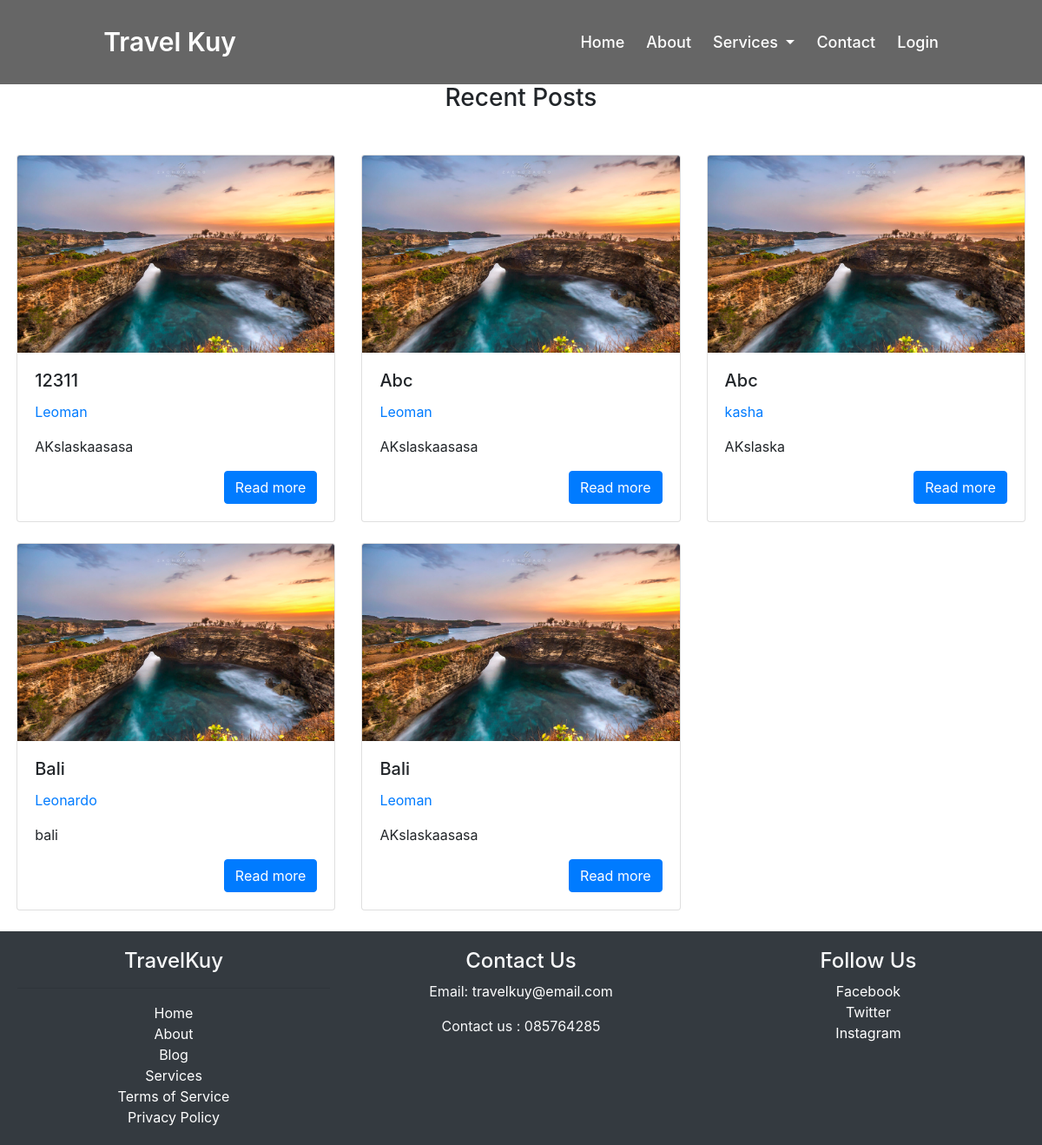
The app's page /public/blog with its own data.
### tables this page shows
CREATE TABLE `blog` (
  `id_blog` int NOT NULL,
  `judul` varchar(225) NOT NULL,
  `author` varchar(225) NOT NULL,
  `konten` varchar(225) NOT NULL
);

### app/core/controller.php (called while the page is built, shortened)
<?php
class Controller {
    public function view($view, $data = []){
        require_once '../app/views/' . $view . '.php';
    }
    public function model ($model){
        return new $model;
    }
}
?>

### app/controllers/blog.php (called while the page is built, shortened)
<?php
class blog extends Controller{
    public function index()
    {
        $data['judul'] = 'Blog - TravelKuy';
        $data['blog'] = $this->model('Blog_model')->getAlltraveldata();
        $this -> view ('Templates/header' ,$data);
        $this->view('Templates/navbar', $data);
        $this -> view ('blog/index', $data);
        $this -> view ('Templates/footer');
    }
}
?>

### app/core/app.php (called while the page is built, shortened)
<?php
class App {
    protected $method = 'index';
    protected $params = [];
    public function __construct()
    {
        $this->controller = new $this->controller;
        call_user_func_array([$this->controller, $this->method], $this->params);
    }
}
?>

### public/index.php (called while the page is built, shortened)
<?php
$app = new App;
?>

### app/core/database.php (called while the page is built, shortened)
<?php
class Database {
    private $host = DB_HOST;
    private $user = DB_USER;
    private $pass = DB_PASS;
    private $db_name = DB_NAME;
    private $dbh;
    private $stmt;
    public function __construct()
    {
        $dsn = 'mysql:host='. $this->host .';dbname='. $this->db_name;
        $option = [
            PDO::ATTR_PERSISTENT => true,
            PDO::ATTR_ERRMODE => PDO::ERRMODE_EXCEPTION
        ];
        try {
            $this->dbh = new PDO($dsn, $this->user, $this->pass, $option);
        } catch(PDOException $error) {
            die ($error->getMessage());
        }
    }
    public function query($query){
        $this->stmt = $this->dbh->prepare($query);
    }
    public function execute(){
        $this->stmt->execute();
    }
    public function resultset(){
        $this->execute();
        return $this->stmt->fetchAll(PDO::FETCH_ASSOC);
    }
}
?>

### app/models/Blog_model.php (called while the page is built, shortened)
<?php
class Blog_model{
   private $table = "blog";
   private $db;
   public function __construct()
   {
    $this->db = new database;
   }
    public function getAlltraveldata()
    {
        $this->db->query('SELECT * FROM ' . $this ->table);
        return $this->db->resultSet();
    }
}
?>

### app/views/blog/index.php (the view, shortened to what this page needs)
<div class="all">
  <br><br><br><br>
  <div class="container">
    <h3 class="text-center ">Recent Posts</h3>
    <div id="konten_blog" class="row mt-5">
      <?php foreach ($data['blog'] as $row) : ?>
        <div class="col-md-4 col-sm-6 col-12 mb-4 text_right">
          <div class="card">
            <img src="<?= BASEURL ?>/img/hero.jpg" class="card-img-top" alt="Image">
            <div class="card-body">
              <h5 class="card-title"><?= $row['judul']; ?></h5>
              <p class="card-author text-primary"><?= $row['author']; ?></p>
              <p class="card-text"><?= $row['konten']; ?></p>
              <a href="<?= BASEURL; ?>/blog/readmore/<?= $row['id_blog'] ?>" class="btn btn-primary float-right">Read more</a>
            </div>
          </div>
        </div>
      <?php endforeach; ?>
    </div>
  </div>
</div>

### app/views/templates/header.php (shortened to what this page needs)
<!DOCTYPE html>
<html lang="en">
<head>
  <link rel="stylesheet" href="https://cdn.jsdelivr.net/npm/bootstrap-icons@1.11.1/font/bootstrap-icons.css">
  <link rel="stylesheet" href="<?= BASEURL; ?>/css/bootstrap.css">
  <link rel="stylesheet" href="<?= BASEURL; ?>/css/navbar.css">
  <link rel="stylesheet" href="<?= BASEURL; ?>/css/styles.css">
  <body>
  </head>

### app/views/templates/navbar.php (shortened to what this page needs)
<nav class="navbar">
  <div class="content">
    <div class="logo">
      <a href="<?= BASEURL ?>">Travel Kuy</a>
    </div>
    <div class="navbar-menu">
      <ul class="menu-list">
        <li><a href="<?= BASEURL ?>" class="nav-list">Home</a></li>
        <li><a href="<?= BASEURL ?>/About" class="nav-list">About</a></li>
        <li>
          <div class="dropdown show">
            <a class="dropdown-toggle nav-list" href="<?= BASEURL ?>/services" role="button" id="dropdownMenuLink" data-toggle="dropdown" aria-haspopup="true" aria-expanded="false">
              Services
            </a>
          </div>
        </li>
        <li><a href="<?= BASEURL ?>/contact" class="nav-list">Contact</a></li>
        <li>
          <?php
          if (isset($_SESSION['user_id'])) {
            echo '<a href="' . BASEURL . '/login/prosesLogout" class="nav-list">Logout</a>';
          } else {
            echo '<a href="' . BASEURL . '/login" class="nav-list">Login</a>';
          }
          ?>
        </li>
      </ul>
    </div>
  </div>
</nav>

### app/views/templates/footer.php (shortened to what this page needs)
<footer class="container-fluid bg-dark text-light">
    <div class="container-footer text-center">
        <div class="row">
            <div class="col-md-4">
                <h4>TravelKuy</h4>
                <div class="vr">
                    <hr>
                </div>
                <a href="#">Home</a><br>
                <a href="#">About</a><br>
                <a href="#">Blog</a><br>
                <a href="#">Services</a><br>
                <a href="#">Terms of Service</a> <br>
                <a href="#">Privacy Policy</a>
            </div>
            <div class="col-md-4">
                <h4>Contact Us</h4>
                <p>Email: <a href="#">travelkuy@email.com</a></p>
                <p>Contact us : 085764285</p>
            </div>
            <div class="col-md-4">
                <h4>Follow Us</h4>
                <a href="#">Facebook</a><br>
                <a href="#">Twitter</a><br>
                <a href="#">Instagram</a>
            </div>
        </div>
    </div>
</footer>
</body>
</html>

### public/css/navbar.css (style rules this page uses)
.content { padding: 0 30px; }
.navbar { position: fixed; width: 100%; z-index: 2; transition: all 0.3s ease; background-color: rgba(0, 0, 0, 0.6); padding: 1.2rem; }
.navbar .content { display: flex; align-items: center; justify-content: space-between; padding-right: 100px; padding-left: 100px; }
.navbar .logo a { color: #fff; font-size: 30px; font-weight: 600; text-decoration: none; }
.navbar .menu-list { display: inline-flex; }
.menu-list li { list-style: none; }
.menu-list li .nav-list { color: #fff; font-size: 18px; font-weight: 500; margin-left: 25px; text-decoration: none; transition: all 0.3s ease; }
@media (max-width: 1230px) { .content { padding: 0 60px; padding-left: 30px; } }

### public/css/styles.css (style rules this page uses)
img { width: 100%; display: block; }
.container { max-width: 1320px; margin: 0 auto; padding: 0 1.2rem; }
.container-footer .row .col-md-4 { padding: 20px; }
.container-footer .row .col-md-4 a { text-decoration: none; color: #fff; transition: .3s ease; }

### records on screen
blog: judul "12311", author "Leoman", konten "AKslaskaasasa"
blog: judul "Abc", author "Leoman", konten "AKslaskaasasa"
blog: judul "Abc", author "kasha", konten "AKslaska"
blog: judul "Bali", author "Leonardo", konten "bali"
blog: judul "Bali", author "Leoman", konten "AKslaskaasasa"
